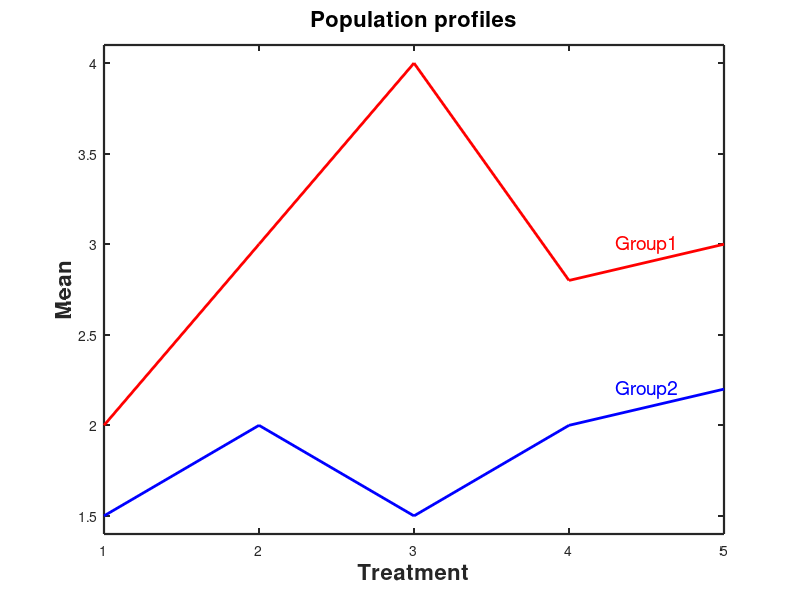

Source code (MATLAB):

clear all
close all
clc

x   = [2 3 4 2.8 3]';
xx  = [1.5 2 1.5 2 2.2]';
obs = [1:5]';
xp  = [obs,x];
xxp = [obs,xx];

plot(xp(:,1),xp(:,2), 'r-','LineWidth',2)
hold on
plot(xxp(:,1),xxp(:,2), 'b-','LineWidth',2)

tx  = [4.3,max(x(4:5))];
txx = [4.3,max(xx(4:5))];
text(tx(1),tx(2),'Group1','Color','red','FontSize',14)
text(txx(1),txx(2),'Group2','Color','blue','FontSize',14)
title('Population profiles', 'FontSize',16,'FontWeight','Bold')
ylabel('Mean','FontSize',16,'FontWeight','Bold')
xlabel('Treatment','FontSize',16,'FontWeight','Bold')
ylim([min(min(x,xx))-0.1,max(max(x,xx))+0.1])
set(gca,'LineWidth',1.6)
box on
hold off


% To save the plots as pdf and png, please, uncomment the following lines
% print -painters -dpng -r600 SMSprofil.png
% print -painters -dpdf -r600 SMSprofil.pdf

